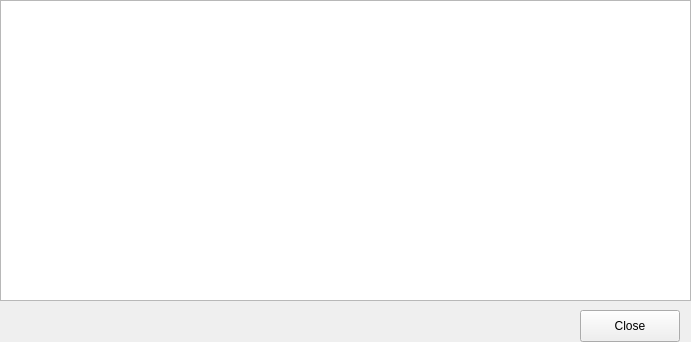
<?xml version="1.0" encoding="UTF-8"?>
<ui version="4.0">
 <class>Table</class>
 <widget class="QWidget" name="Table">
  <property name="windowTitle">
   <string>Form</string>
  </property>
  <widget class="QTableWidget" name="viewTable">
   <property name="geometry">
    <rect>
     <x>0</x>
     <y>0</y>
     <width>691</width>
     <height>301</height>
    </rect>
   </property>
  </widget>
  <widget class="QPushButton" name="closeTable">
   <property name="geometry">
    <rect>
     <x>580</x>
     <y>310</y>
     <width>100</width>
     <height>32</height>
    </rect>
   </property>
   <property name="text">
    <string>Close</string>
   </property>
  </widget>
 </widget>
 <resources/>
 <connections/>
</ui>
